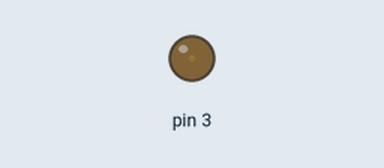
The sketch below on a simulated Arduino Uno, built with avr-gcc and run on an emulated ATmega328P. Shown: output pins drawn as LEDs (lit = HIGH).

Above: at 0.05 s.
At 1.15 s:
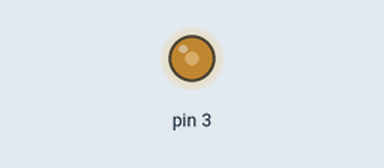
At 2.3 s:
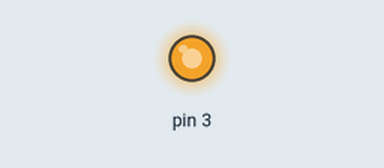
At 4.6 s:
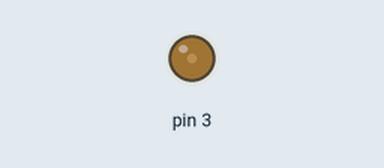
Timing chart, 0 to 6.7 s (numbered marks = the images above):
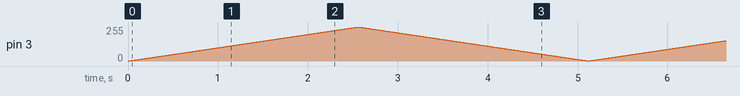

The sketch:

led_pwm.ino
```cpp
void setup() {
  pinMode(3,OUTPUT);
  // put your setup code here, to run once:

}

void loop() {
  for(int i=0;i<=255;i++)
  {
    analogWrite(3,i);
    delay(10);
  }
  for(int i=255;i>0;i--)
  {
    analogWrite(3,i);
    delay(10);
  }
  // put your main code here, to run repeatedly:

}
```
